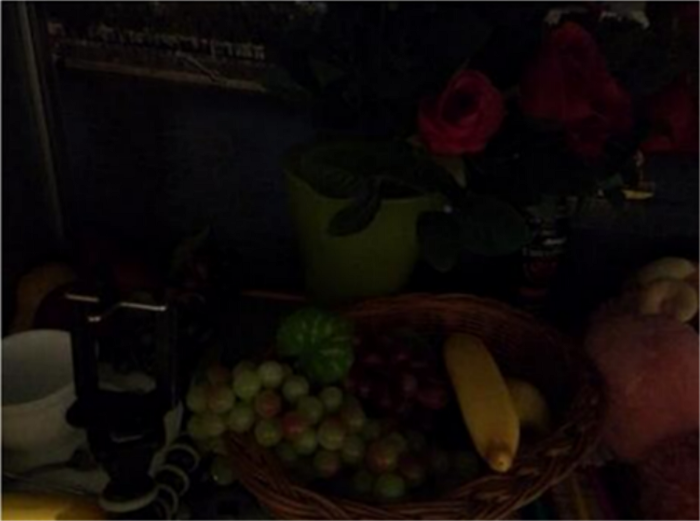
//> input picture Improving-Illumination-in-Night-Time-Images/cpp/dark.png, 700 x 521 px
$ ./brighten   (built with g++ and OpenCV 4)
//> lines starting //> are read from the running program, lines starting //| are printed output that depends on the picture
### Improving-Illumination-in-Night-Time-Images/cpp/guidedfilter.h
#ifndef GUIDED_FILTER_H
#define GUIDED_FILTER_H

#include <opencv2/opencv.hpp>

class GuidedFilterImpl;

class GuidedFilter
{
public:
    GuidedFilter(const cv::Mat &I, int r, double eps);
    ~GuidedFilter();

    cv::Mat filter(const cv::Mat &p, int depth = -1) const;

private:
    GuidedFilterImpl *impl_;
};

cv::Mat guidedFilter(const cv::Mat &I, const cv::Mat &p, int r, double eps, int depth = -1);

#endif

### Improving-Illumination-in-Night-Time-Images/cpp/guidedfilter.cpp
#include "guidedfilter.h"

static cv::Mat boxfilter(const cv::Mat &I, int r)
{
    cv::Mat result;
    cv::blur(I, result, cv::Size(r, r), cv::Point(-1, -1), cv::BORDER_REPLICATE);
    return result;
}

static cv::Mat convertTo(const cv::Mat &mat, int depth)
{
    if (mat.depth() == depth)
        return mat;

    cv::Mat result;
    mat.convertTo(result, depth);
    return result;
}

class GuidedFilterImpl
{
public:
    virtual ~GuidedFilterImpl() {}

    cv::Mat filter(const cv::Mat &p, int depth);

protected:
    int Idepth;

private:
    virtual cv::Mat filterSingleChannel(const cv::Mat &p) const = 0;
};

class GuidedFilterMono : public GuidedFilterImpl
{
public:
    GuidedFilterMono(const cv::Mat &I, int r, double eps);

private:
    virtual cv::Mat filterSingleChannel(const cv::Mat &p) const;

private:
    int r;
    double eps;
    cv::Mat I, mean_I, var_I;
};

class GuidedFilterColor : public GuidedFilterImpl
{
public:
    GuidedFilterColor(const cv::Mat &I, int r, double eps);

private:
    virtual cv::Mat filterSingleChannel(const cv::Mat &p) const;

private:
    std::vector<cv::Mat> Ichannels;
    int r;
    double eps;
    cv::Mat mean_I_r, mean_I_g, mean_I_b;
    cv::Mat invrr, invrg, invrb, invgg, invgb, invbb;
};


cv::Mat GuidedFilterImpl::filter(const cv::Mat &p, int depth)
{
    cv::Mat p2 = convertTo(p, Idepth);

    cv::Mat result;
    if (p.channels() == 1)
    {
        result = filterSingleChannel(p2);
    }
    else
    {
        std::vector<cv::Mat> pc;
        cv::split(p2, pc);

        for (std::size_t i = 0; i < pc.size(); ++i)
            pc[i] = filterSingleChannel(pc[i]);

        cv::merge(pc, result);
    }

    return convertTo(result, depth == -1 ? p.depth() : depth);
}

// [28 lines left out: functions GuidedFilterMono, filterSingleChannel, not called in this run]

GuidedFilterColor::GuidedFilterColor(const cv::Mat &origI, int r, double eps) : r(r), eps(eps)
{
    cv::Mat I;
    if (origI.depth() == CV_32F || origI.depth() == CV_64F)
        I = origI.clone();
    else
        I = convertTo(origI, CV_32F);

    Idepth = I.depth();

    cv::split(I, Ichannels);

    mean_I_r = boxfilter(Ichannels[0], r);
    mean_I_g = boxfilter(Ichannels[1], r);
    mean_I_b = boxfilter(Ichannels[2], r);

    // variance of I in each local patch: the matrix Sigma in Eqn (14).
    // Note the variance in each local patch is a 3x3 symmetric matrix:
    //           rr, rg, rb
    //   Sigma = rg, gg, gb
    //           rb, gb, bb
    cv::Mat var_I_rr = boxfilter(Ichannels[0].mul(Ichannels[0]), r) - mean_I_r.mul(mean_I_r) + eps;
    cv::Mat var_I_rg = boxfilter(Ichannels[0].mul(Ichannels[1]), r) - mean_I_r.mul(mean_I_g);
    cv::Mat var_I_rb = boxfilter(Ichannels[0].mul(Ichannels[2]), r) - mean_I_r.mul(mean_I_b);
    cv::Mat var_I_gg = boxfilter(Ichannels[1].mul(Ichannels[1]), r) - mean_I_g.mul(mean_I_g) + eps;
    cv::Mat var_I_gb = boxfilter(Ichannels[1].mul(Ichannels[2]), r) - mean_I_g.mul(mean_I_b);
    cv::Mat var_I_bb = boxfilter(Ichannels[2].mul(Ichannels[2]), r) - mean_I_b.mul(mean_I_b) + eps;

    // Inverse of Sigma + eps * I
    invrr = var_I_gg.mul(var_I_bb) - var_I_gb.mul(var_I_gb);
    invrg = var_I_gb.mul(var_I_rb) - var_I_rg.mul(var_I_bb);
    invrb = var_I_rg.mul(var_I_gb) - var_I_gg.mul(var_I_rb);
    invgg = var_I_rr.mul(var_I_bb) - var_I_rb.mul(var_I_rb);
    invgb = var_I_rb.mul(var_I_rg) - var_I_rr.mul(var_I_gb);
    invbb = var_I_rr.mul(var_I_gg) - var_I_rg.mul(var_I_rg);

    cv::Mat covDet = invrr.mul(var_I_rr) + invrg.mul(var_I_rg) + invrb.mul(var_I_rb);

    invrr /= covDet;
    invrg /= covDet;
    invrb /= covDet;
    invgg /= covDet;
    invgb /= covDet;
    invbb /= covDet;
}

cv::Mat GuidedFilterColor::filterSingleChannel(const cv::Mat &p) const
{
    cv::Mat mean_p = boxfilter(p, r);

    cv::Mat mean_Ip_r = boxfilter(Ichannels[0].mul(p), r);
    cv::Mat mean_Ip_g = boxfilter(Ichannels[1].mul(p), r);
    cv::Mat mean_Ip_b = boxfilter(Ichannels[2].mul(p), r);

    // covariance of (I, p) in each local patch.
    cv::Mat cov_Ip_r = mean_Ip_r - mean_I_r.mul(mean_p);
    cv::Mat cov_Ip_g = mean_Ip_g - mean_I_g.mul(mean_p);
    cv::Mat cov_Ip_b = mean_Ip_b - mean_I_b.mul(mean_p);

    cv::Mat a_r = invrr.mul(cov_Ip_r) + invrg.mul(cov_Ip_g) + invrb.mul(cov_Ip_b);
    cv::Mat a_g = invrg.mul(cov_Ip_r) + invgg.mul(cov_Ip_g) + invgb.mul(cov_Ip_b);
    cv::Mat a_b = invrb.mul(cov_Ip_r) + invgb.mul(cov_Ip_g) + invbb.mul(cov_Ip_b);

    cv::Mat b = mean_p - a_r.mul(mean_I_r) - a_g.mul(mean_I_g) - a_b.mul(mean_I_b); // Eqn. (15) in the paper;

    return (boxfilter(a_r, r).mul(Ichannels[0])
          + boxfilter(a_g, r).mul(Ichannels[1])
          + boxfilter(a_b, r).mul(Ichannels[2])
          + boxfilter(b, r));  // Eqn. (16) in the paper;
}


GuidedFilter::GuidedFilter(const cv::Mat &I, int r, double eps)
{
    CV_Assert(I.channels() == 1 || I.channels() == 3);

    if (I.channels() == 1)
        impl_ = new GuidedFilterMono(I, 2 * r + 1, eps);
    else
        impl_ = new GuidedFilterColor(I, 2 * r + 1, eps);
}

GuidedFilter::~GuidedFilter()
{
    delete impl_;
}

cv::Mat GuidedFilter::filter(const cv::Mat &p, int depth) const
{
    return impl_->filter(p, depth);
}

cv::Mat guidedFilter(const cv::Mat &I, const cv::Mat &p, int r, double eps, int depth)
{
    return GuidedFilter(I, r, eps).filter(p, depth);
}

### Improving-Illumination-in-Night-Time-Images/cpp/brighten.cpp
#include <iostream>
#include <opencv2/core/core.hpp>
#include <opencv2/opencv.hpp>
#include <opencv2/highgui/highgui.hpp>
#include <vector>
#include "guidedfilter.h"

std::pair<cv::Mat, cv::Mat> get_illumination_channel(cv::Mat I, float w) {
	int N = I.size[0];
	int M = I.size[1];
	cv::Mat darkch = cv::Mat::zeros(cv::Size(M, N), CV_32FC1);
	cv::Mat brightch = cv::Mat::zeros(cv::Size(M, N), CV_32FC1);

	//Padding for dark and bright channels on all the edges
	int padding = int(w/2);
	cv::Mat padded = cv::Mat::zeros(cv::Size(M + 2*padding, N + 2*padding), CV_32FC3);

	for (int i=padding; i < padding + M; i++) {
		for (int j=padding; j < padding + N; j++) {
			padded.at<cv::Vec3f>(j, i).val[0] = (float)I.at<cv::Vec3b>(j-padding, i-padding).val[0]/255;
			padded.at<cv::Vec3f>(j, i).val[1] = (float)I.at<cv::Vec3b>(j-padding, i-padding).val[1]/255;
			padded.at<cv::Vec3f>(j, i).val[2] = (float)I.at<cv::Vec3b>(j-padding, i-padding).val[2]/255;
		}
	}

	for (int i=0; i < darkch.size[1]; i++) {
		int col_up, row_up;

		col_up = int(i+w);

		for (int j=0; j < darkch.size[0]; j++) {
			double minVal, maxVal;

			row_up = int(j+w);

			//Get the min and max pixel values in each winow of size w
			cv::minMaxLoc(padded.colRange(i, col_up).rowRange(j, row_up), &minVal, &maxVal);

			//Dark channel obtained using minMaxLoc to get the lowest pixel value in that block
			darkch.at<float>(j,i) = minVal;

			//Bright channel obtained using minMaxLoc to get the highest pixel value in that block
			brightch.at<float>(j,i) = maxVal;
		}
	}

	return std::make_pair(darkch, brightch);
}

cv::Mat get_atmosphere(cv::Mat I, cv::Mat brightch, float p=0.1) {
	int N = brightch.size[0];
	int M = brightch.size[1];

	cv::Mat flatI(cv::Size(1, N*M), CV_8UC3);
	std::vector<std::pair<float, int>> flatBright;

	//Flattening the image I into flatI
	for (int i=0; i < M; i++) {
		for (int j=0; j < N; j++) {
			int index = i*N + j;
			flatI.at<cv::Vec3b>(index, 0).val[0] = I.at<cv::Vec3b>(j, i).val[0];
			flatI.at<cv::Vec3b>(index, 0).val[1] = I.at<cv::Vec3b>(j, i).val[1];
			flatI.at<cv::Vec3b>(index, 0).val[2] = I.at<cv::Vec3b>(j, i).val[2];

			//Storing the bright channels in flatBright vector along with index inorder to get the sorted values as well as indicies
			flatBright.push_back(std::make_pair(-brightch.at<float>(j, i), index));
		}
	}


	//Sorting according to maximum intensity and slicing the array to include only the top ten percent (p = 0.1) of pixels
	//To get descending order, added -ve sign to the flatBright values
	sort(flatBright.begin(), flatBright.end());

	cv::Mat A = cv::Mat::zeros(cv::Size(1, 3), CV_32FC1);

	for (int k=0; k < int(M*N*p); k++) {
		int sindex = flatBright[k].second;
		A.at<float>(0, 0) = A.at<float>(0, 0) + (float)flatI.at<cv::Vec3b>(sindex, 0).val[0];
		A.at<float>(1, 0) = A.at<float>(1, 0) + (float)flatI.at<cv::Vec3b>(sindex, 0).val[1];
		A.at<float>(2, 0) = A.at<float>(2, 0) + (float)flatI.at<cv::Vec3b>(sindex, 0).val[2];
	}

	A = A/int(M*N*p);

	return A/255;
}

cv::Mat get_initial_transmission(cv::Mat A, cv::Mat brightch) {
	double A_n, A_x, minVal, maxVal;
	cv::minMaxLoc(A, &A_n, &A_x);
	cv::Mat init_t(brightch.size(), CV_32FC1);
	init_t = brightch.clone();

	//Finding initial transmission map according to the above formula
	init_t = (init_t - A_x)/(1.0 - A_x);

	//Normalize initial transmission map
	cv::minMaxLoc(init_t, &minVal, &maxVal);
	init_t = (init_t - minVal)/(maxVal - minVal);

	return init_t;
}


cv::Mat reduce_init_t(cv::Mat init_t) {
	cv::Mat mod_init_t(init_t.size(), CV_8UC1);

	//The transmission map received was normalized so it is converted to pixels	having values between 0-255
	for (int i=0; i < init_t.size[1]; i++) {
		for (int j=0; j < init_t.size[0]; j++) {
			mod_init_t.at<uchar>(j, i) = std::min((int)(init_t.at<float>(j, i)*255), 255);
		}
	}

	int x[3] = {0, 32, 255};
	int f[3] = {0, 32, 48};

	cv::Mat table(cv::Size(1, 256), CV_8UC1);

	//Interpreting f according to x in range of k
	int l = 0;
	for (int k = 0; k < 256; k++) {
		if (k > x[l+1]) {
			l = l + 1;
		}

		float m  = (float)(f[l+1] - f[l])/(x[l+1] - x[l]);
		table.at<int>(k, 0) = (int)(f[l] + m*(k - x[l]));
	}

	//Lookup table
	cv::LUT(mod_init_t, table, mod_init_t);

	//The transmission map is normalized before returning it
	for (int i=0; i < init_t.size[1]; i++) {
		for (int j=0; j < init_t.size[0]; j++) {
			init_t.at<float>(j, i) = (float)mod_init_t.at<uchar>(j, i)/255;
		}
	}

	return init_t;
}

cv::Mat get_corrected_transmission(cv::Mat I, cv::Mat A, cv::Mat darkch, cv::Mat brightch, cv::Mat init_t, float alpha, float omega, int w) {
	cv::Mat im3(I.size(), CV_32FC3);

	for (int i=0; i < I.size[1]; i++) {
		for (int j=0; j < I.size[0]; j++) {
			im3.at<cv::Vec3f>(j, i).val[0] = (float)I.at<cv::Vec3b>(j, i).val[0]/A.at<float>(0, 0);
			im3.at<cv::Vec3f>(j, i).val[1] = (float)I.at<cv::Vec3b>(j, i).val[1]/A.at<float>(1, 0);
			im3.at<cv::Vec3f>(j, i).val[2] = (float)I.at<cv::Vec3b>(j, i).val[2]/A.at<float>(2, 0);
		}
	}

	cv::Mat dark_c, dark_t, diffch;

	//Getting dark channel transmission map
	std::pair<cv::Mat, cv::Mat> illuminate_channels = get_illumination_channel(im3, w);
	dark_c = illuminate_channels.first;

	//Finding dark transmission map using omega (0.75) which will be used to correct the initial transmission map.
	dark_t = 1 - omega*dark_c;

	//Initializing corrected transmission map with initial transmission map as its values will remain
	//the same as the initial transmission map when the difference between them is less than alpha
	cv::Mat corrected_t = init_t;

	//Finding difference between transmission maps
	diffch = brightch - darkch;

	for (int i=0; i < diffch.size[1]; i++) {
		for (int j=0; j < diffch.size[0]; j++) {

			//if difference between the transmission greater than alpha (0.4) the transmission map is corrected by
			//taking their product
			if (diffch.at<float>(j, i) < alpha) {
				corrected_t.at<float>(j, i) = abs(dark_t.at<float>(j, i)*init_t.at<float>(j, i));
			}
		}
	}

	return corrected_t;
}

cv::Mat get_final_image(cv::Mat I, cv::Mat A, cv::Mat refined_t, float tmin) {
	cv::Mat J(I.size(), CV_32FC3);

	for (int i=0; i < refined_t.size[1]; i++) {
		for (int j=0; j < refined_t.size[0]; j++) {
			//Value of refined_t (2D refined map) at (j, i) is considered if it is >= tmin.
			float temp = refined_t.at<float>(j, i);

			if (temp < tmin) {
				temp = tmin;
			}

			//Finding result using the formula given at top
			J.at<cv::Vec3f>(j, i).val[0] = (I.at<cv::Vec3f>(j, i).val[0] - A.at<float>(0,0))/temp + A.at<float>(0,0);
			J.at<cv::Vec3f>(j, i).val[1] = (I.at<cv::Vec3f>(j, i).val[1] - A.at<float>(1,0))/temp + A.at<float>(1,0);
			J.at<cv::Vec3f>(j, i).val[2] = (I.at<cv::Vec3f>(j, i).val[2] - A.at<float>(2,0))/temp + A.at<float>(2,0);
		}
	}

	double minVal, maxVal;
	cv::minMaxLoc(J, &minVal, &maxVal);

	//Normalize the image J
	for (int i=0; i < J.size[1]; i++) {
		for (int j=0; j < J.size[0]; j++) {
			J.at<cv::Vec3f>(j, i).val[0] = (J.at<cv::Vec3f>(j, i).val[0] - minVal)/(maxVal - minVal);
			J.at<cv::Vec3f>(j, i).val[1] = (J.at<cv::Vec3f>(j, i).val[1] - minVal)/(maxVal - minVal);
			J.at<cv::Vec3f>(j, i).val[2] = (J.at<cv::Vec3f>(j, i).val[2] - minVal)/(maxVal - minVal);
		}
	}

	return J;
}

cv::Mat dehaze(cv::Mat img, float tmin=0.1, int w = 15, float alpha=0.4, float omega=0.75, float p=0.1, double eps=1e-3, bool reduce=false) {
	std::pair<cv::Mat, cv::Mat> illuminate_channels = get_illumination_channel(img, w);
	cv::Mat Idark = illuminate_channels.first;
	cv::Mat Ibright = illuminate_channels.second;

	cv::Mat A = get_atmosphere(img, Ibright);

	cv::Mat init_t = get_initial_transmission(A, Ibright);

	if (reduce) {
		init_t = reduce_init_t(init_t);
	}

	cv::Mat corrected_t = get_corrected_transmission(img, A, Idark, Ibright, init_t, alpha, omega, w);

	cv::Mat I(img.size(), CV_32FC3), normI;

	for (int i=0; i < img.size[1]; i++) {
		for (int j=0; j < img.size[0]; j++) {
			I.at<cv::Vec3f>(j, i).val[0] = (float)img.at<cv::Vec3b>(j, i).val[0]/255;
			I.at<cv::Vec3f>(j, i).val[1] = (float)img.at<cv::Vec3b>(j, i).val[1]/255;
			I.at<cv::Vec3f>(j, i).val[2] = (float)img.at<cv::Vec3b>(j, i).val[2]/255;
		}
	}

	double minVal, maxVal;
	cv::minMaxLoc(I, &minVal, &maxVal);
	normI = (I - minVal)/(maxVal - minVal);

	//Applying guided filter
	cv::Mat refined_t(normI.size(), CV_32FC1);
	refined_t = guidedFilter(normI, corrected_t, w, eps);

	cv::Mat J_refined = get_final_image(I, A, refined_t, tmin);

	cv::Mat enhanced(img.size(), CV_8UC3);

	for (int i=0; i < img.size[1]; i++) {
		for (int j=0; j < img.size[0]; j++) {
			enhanced.at<cv::Vec3b>(j, i).val[0] = std::min((int)(J_refined.at<cv::Vec3f>(j, i).val[0]*255), 255);
			enhanced.at<cv::Vec3b>(j, i).val[1] = std::min((int)(J_refined.at<cv::Vec3f>(j, i).val[1]*255), 255);
			enhanced.at<cv::Vec3b>(j, i).val[2] = std::min((int)(J_refined.at<cv::Vec3f>(j, i).val[2]*255), 255);
		}
	}

	cv::Mat f_enhanced;
	cv::detailEnhance(enhanced, f_enhanced, 10, 0.15);
	cv::edgePreservingFilter(f_enhanced, f_enhanced, 1, 64, 0.2);

	return f_enhanced;
}

int main() {
	cv::Mat img = cv::imread("dark.png");
//> img is the input picture: 521 rows x 700 cols, CV_8UC3; mean B, G, R 8.4, 10.7, 16.6
	cv::Mat out_img = dehaze(img);
//> after the loop in get_illumination_channel, `for (int i=padding; i < padding + M; i++)`:
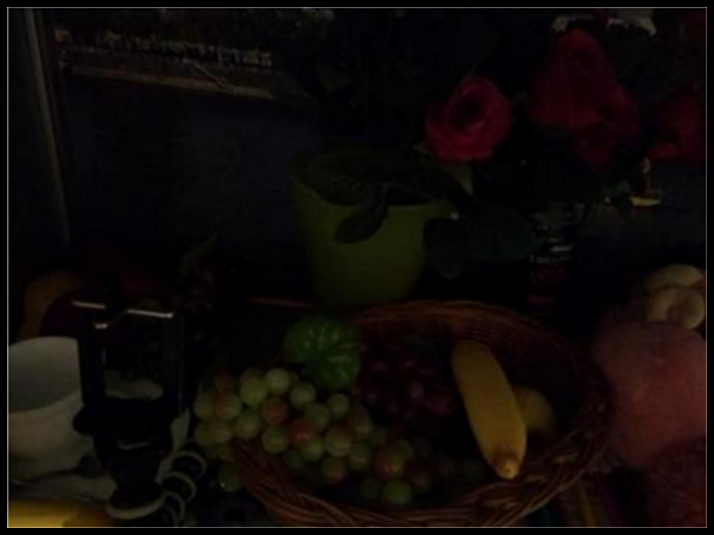
//> padded: 535 rows x 714 cols, CV_32FC3; mean B, G, R 0.0312, 0.0398, 0.0622
//> after the loop in get_illumination_channel, `for (int i=0; i < darkch.size[1]; i++)`:
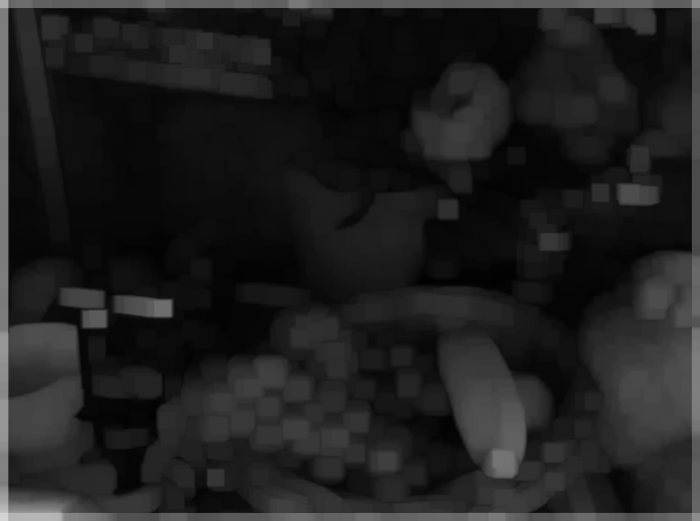
//> brightch: 521 rows x 700 cols, CV_32FC1; min 0.00784, max 0.827, mean 0.123
//> after the loop in get_atmosphere, `for (int i=0; i < M; i++)`: flatBright = 364700 items
//> the loop in get_atmosphere, `for (int k=0; k < int(M*N*p); k++)` made 36470 passes
//> sindex on passes 1 to 3: 513, 514, 515
//> after the loop in get_atmosphere, `for (int k=0; k < int(M*N*p); k++)`: A = [768848, 1127432, 1632800]
//> in get_atmosphere, `A = A/int(M*N*p);`: A = [21.08, 30.91, 44.77]
//> in dehaze, `cv::Mat A = get_atmosphere(img, Ibright);`: A = [0.0827, 0.121, 0.176]
//> in get_initial_transmission, `cv::minMaxLoc(A, &A_n, &A_x);`: A_n = 0.0827; A_x = 0.176
//> in get_initial_transmission, `cv::minMaxLoc(init_t, &minVal, &maxVal);`: minVal = -0.203; maxVal = 0.791
//> call 2 of get_illumination_channel, with w = 15
//> after the loop in get_illumination_channel (call 2), `for (int i=padding; i < padding + M; i++)`:
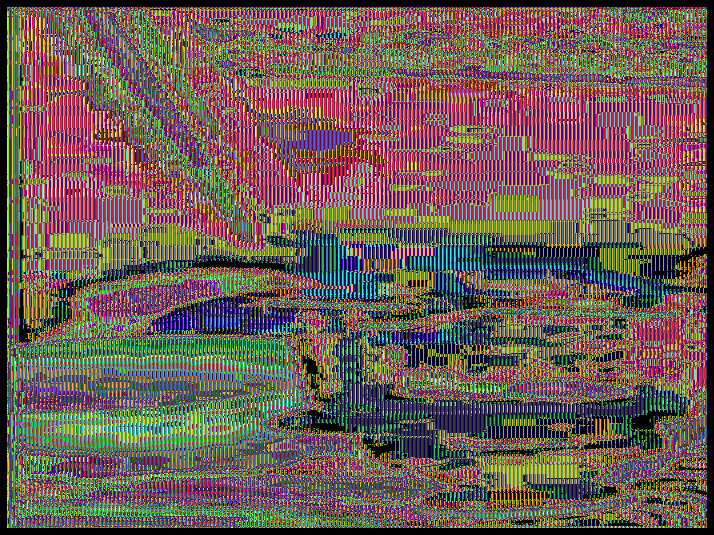
//> padded: 535 rows x 714 cols, CV_32FC3; mean B, G, R 0.372, 0.347, 0.435
//> after the loop in get_illumination_channel (call 2), `for (int i=0; i < darkch.size[1]; i++)`:
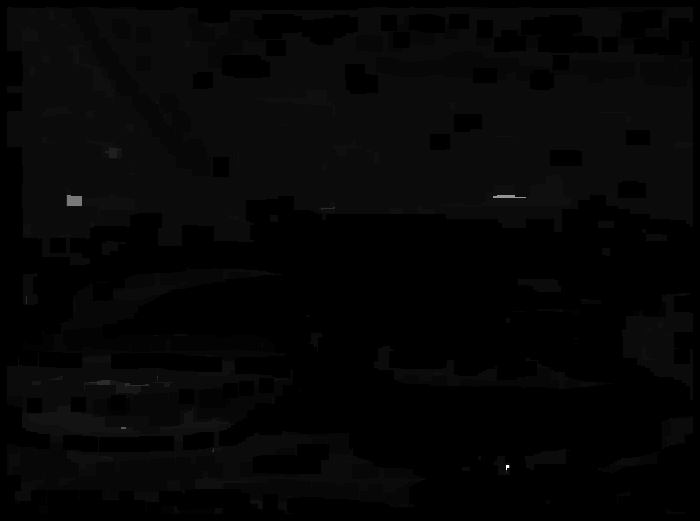
//> darkch: 521 rows x 700 cols, CV_32FC1; min 0, max 0.255, mean 0.00563; drawn with min black and max white
//> after the loop in get_illumination_channel (call 2), `for (int i=0; i < darkch.size[1]; i++)`:
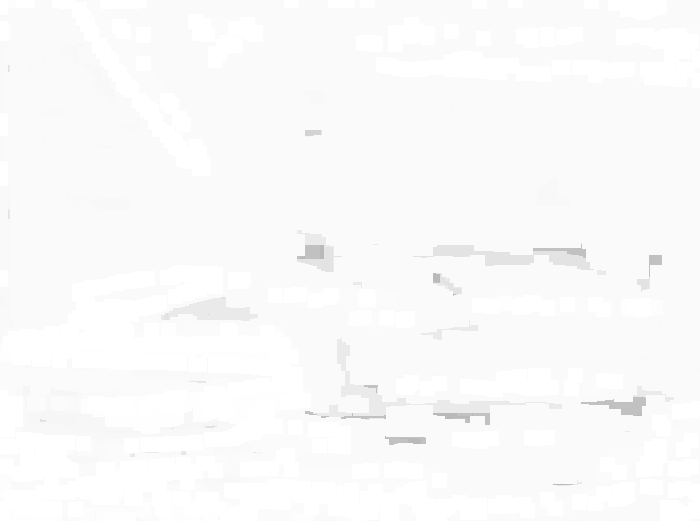
//> brightch: 521 rows x 700 cols, CV_32FC1; min 0.725, max 1, mean 0.983
//> in dehaze, `cv::minMaxLoc(I, &minVal, &maxVal);`: minVal = 0; maxVal = 0.827
//> in GuidedFilterColor, `invbb /= covDet;`:
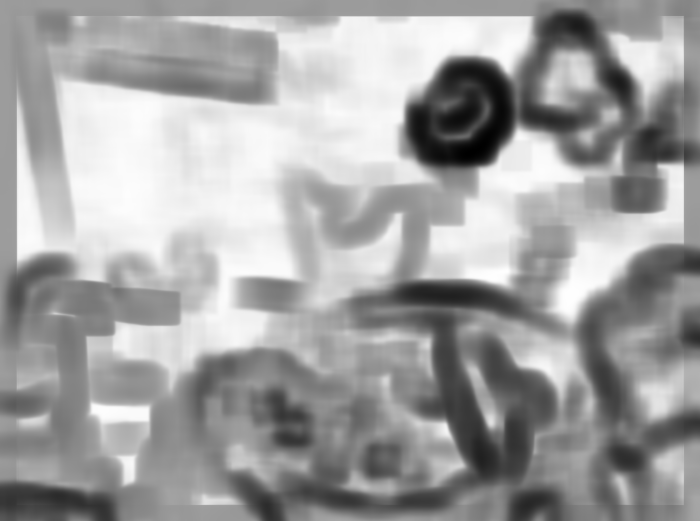
//> invbb: 521 rows x 700 cols, CV_32FC1; min 145.1, max 997, mean 685.3; drawn with min black and max white
//> in filterSingleChannel, `cv::Mat mean_p = boxfilter(p, r);`:
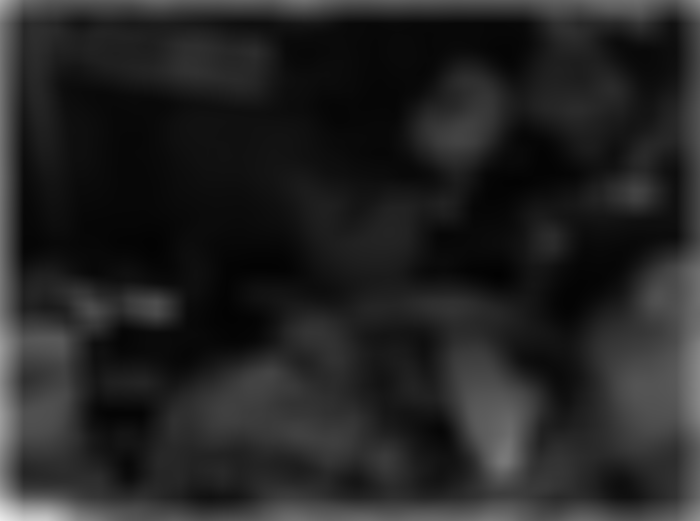
//> mean_p: 521 rows x 700 cols, CV_32FC1; min 0.0103, max 0.922, mean 0.142
//> in get_final_image, `cv::minMaxLoc(J, &minVal, &maxVal);`: minVal = -1.58; maxVal = 0.834
	cv::Mat out_img2 = dehaze(img,0.1,15,0.4,0.75,0.1,1e-3,true);
//> the loop in get_atmosphere (call 2), `for (int k=0; k < int(M*N*p); k++)` made 36470 passes
	cv::imshow("original",img);
	cv::imshow("F_enhanced", out_img);
	cv::imshow("F_enhanced2", out_img2);
	cv::waitKey(0);
	return 0;
}
